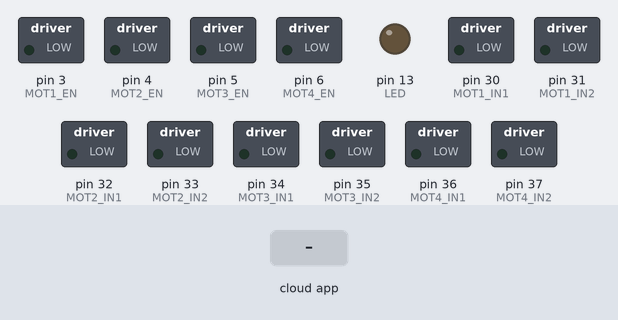
Simulated run of this sketch. Board: Arduino Mega 2560, built with avr-gcc and run on an emulated ATmega2560. Parts: switched loads named in the sketch (green lamp = pin HIGH), output pins drawn as LEDs (lit = HIGH). Inputs (shaded band) come from the test bench. The ROS host is connected and sends only what is stated.

Above: at 1.2 s.
1.3 s: the phone or cloud app sets wl to 0
At 1.7 s:
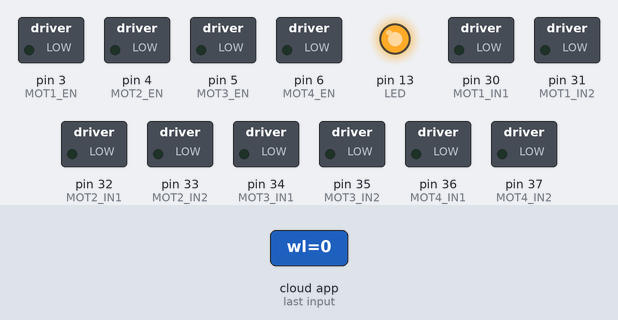
2.8 s: the phone or cloud app sets wr to 45
At 4.0 s:
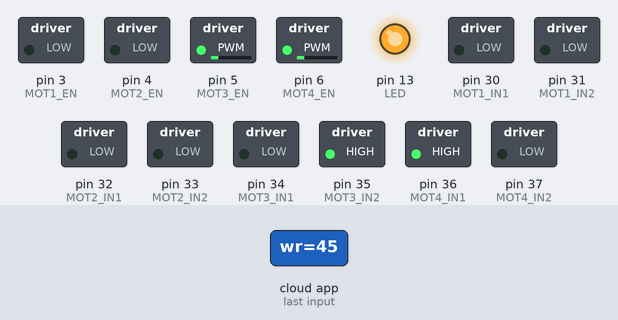
4.3 s: the phone or cloud app sets wl to 45
At 5.2 s:
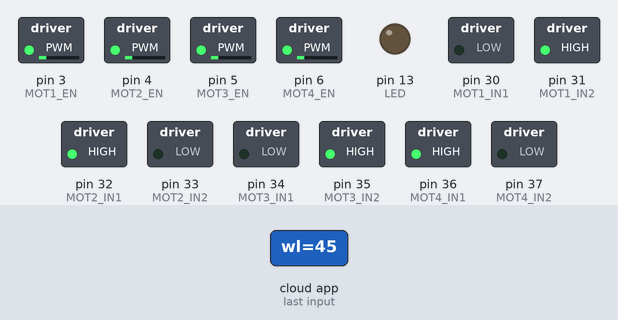
5.8 s: the phone or cloud app sets wr to 90
At 6.3 s:
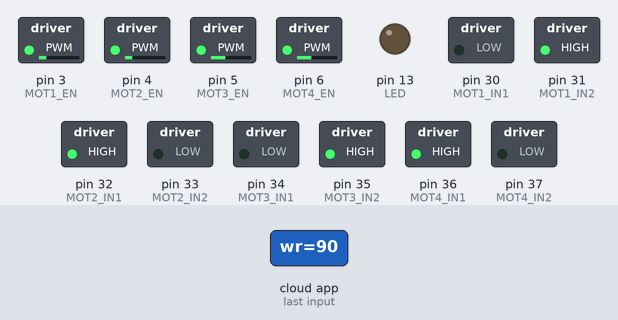
7.3 s: the phone or cloud app sets wl to 90
At 8.5 s:
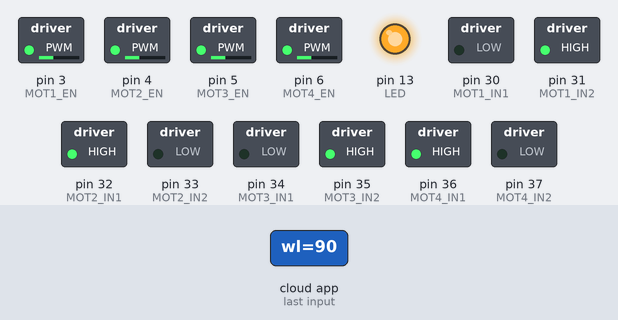
8.8 s: the phone or cloud app sets wr to 180
At 9.8 s:
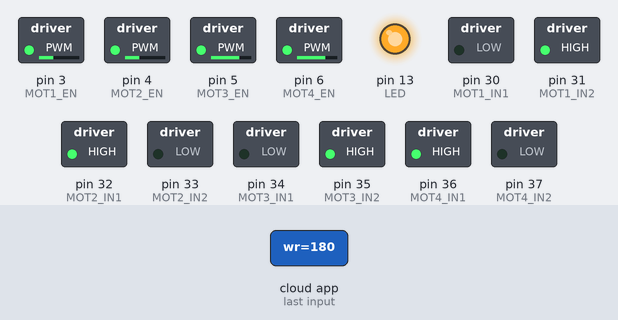
Timing chart, 0 to 11.3 s (numbered marks = the images above; inputs shaded):
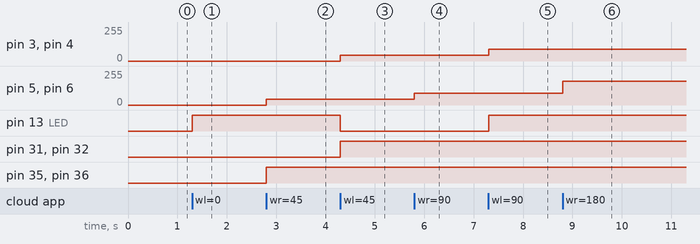

The sketch:

controlMotores.ino
```cpp
//#define USE_USBCON //Uncomment this line if you are using an arduino DUE

/*
 * Este programa recibe un número (entre -255 y 255) desde un tópico de ROS (arduino/motor_vel)
 * para controlar los motores del Rover, acorde al número recibido.
 */

/*
 *
 * Puente H 1 es izquierda
 *      Motor 1 es trasero
 *      Motor 2 es delantero
 * Puente H 2 es derecha
 *      Motor 1 es trasero
 *      Motor 2 es delantero
 *
 */


 #include "Arduino.h"
 #include <ros.h>
 #include <std_msgs/Int32.h>

/*******************************
 * Define the material
 ******************************/
//Arduino pin definitions
#define MOT1_IN1 30  // IN1 of the L298 should be connected to this arduino pin
#define MOT1_IN2 31  // IN2 of the L298 should be connected to this arduino pin
#define MOT1_EN 3   // enable of the L2https://www.google.com/search?client=ubuntu&channel=fs&q=roboclaw+2x7A&ie=utf-8&oe=utf-898
#define MOT2_IN1 32  // IN1 of the L298 should be connected to this arduino pin
#define MOT2_IN2 33  // IN2 of the L298 should be connected to this arduino pin
#define MOT2_EN 4   // enable of the L298
#define MOT3_IN1 34  // IN1 of the L298 should be connected to this arduino pin
#define MOT3_IN2 35  // IN2 of the L298 should be connected to this arduino pin
#define MOT3_EN 5   // enable of the L2https://www.google.com/search?client=ubuntu&channel=fs&q=roboclaw+2x7A&ie=utf-8&oe=utf-898
#define MOT4_IN1 36  // IN1 of the L298 should be connected to this arduino pin
#define MOT4_IN2 37 // IN2 of the L298 should be connected to this arduino pin
#define MOT4_EN 6   // enable of the L298
#define LED 13      // A led that blinks when receiving


/*
 * Global variables
 */
ros::NodeHandle nh;
volatile int motor_vel; //The motor velocity between -255->full speed backwards and 255-> Full speed forward
volatile int motor_vel2; //The motor velocity between -255->full speed backwards and 255-> Full speed forward

/*
 * Stop the motor
 */
void motor_stop() {
  //Stop if received an wrong direction
    digitalWrite(MOT1_IN1, 0);
    digitalWrite(MOT1_IN2, 0);
    analogWrite(MOT1_EN, 0);
    digitalWrite(MOT2_IN1, 0);
    digitalWrite(MOT2_IN2, 0);
    analogWrite(MOT2_EN, 0);
    digitalWrite(MOT3_IN1, 0);
    digitalWrite(MOT3_IN2, 0);
    analogWrite(MOT3_EN, 0);
    digitalWrite(MOT4_IN1, 0);
    digitalWrite(MOT4_IN2, 0);
    analogWrite(MOT4_EN, 0);
}

/* Moves the motor in positive sens
    vel: [0-255] the desired pwm value 255 means full speed
 */
void motor_forward(unsigned int vel) {
    digitalWrite(MOT1_IN1, 0);
    digitalWrite(MOT1_IN2, 1);
    analogWrite(MOT1_EN, vel);
    digitalWrite(MOT2_IN1, 1);
    digitalWrite(MOT2_IN2, 0);
    analogWrite(MOT2_EN, vel);
}

void motor_forward2(unsigned int vel2) {
    digitalWrite(MOT3_IN1, 0);
    digitalWrite(MOT3_IN2, 1);
    analogWrite(MOT3_EN, vel2);
    digitalWrite(MOT4_IN1, 1);
    digitalWrite(MOT4_IN2, 0);
    analogWrite(MOT4_EN, vel2);
}

/* Moves the motor backwards
    vel: [0-255] the desired pwm value 255 means full speed
 */
void motor_backwards(unsigned int vel) {
    digitalWrite(MOT1_IN1, 1);
    digitalWrite(MOT1_IN2, 0);
    analogWrite(MOT1_EN, vel);
    digitalWrite(MOT2_IN1, 0);
    digitalWrite(MOT2_IN2, 1);
    analogWrite(MOT2_EN, vel);
}

void motor_backwards2(unsigned int vel2) {
    digitalWrite(MOT3_IN1, 1);
    digitalWrite(MOT3_IN2, 0);
    analogWrite(MOT3_EN, vel2);
    digitalWrite(MOT4_IN1, 0);
    digitalWrite(MOT4_IN2, 1);
    analogWrite(MOT4_EN, vel2);
}


//Motor callback
void motor_vel_cb(const std_msgs::Int32 & msg) {
  digitalWrite(LED, HIGH - digitalRead(LED)); //toggles a led to indicate this topic is active
  motor_vel = msg.data;
  if (motor_vel > 0 && motor_vel <= 255) {
    motor_forward((unsigned int) motor_vel);
  } else if (motor_vel < 0 && motor_vel >= -255) {
    motor_backwards((unsigned int) -1*motor_vel);
  } else {
    //Stop if received a wrong value or 0
    motor_stop();
  }
}

void motor_vel_cb2(const std_msgs::Int32 & msg) {
  //digitalWrite(LED, HIGH - digitalRead(LED)); //toggles a led to indicate this topic is active
  motor_vel2 = msg.data;
  if (motor_vel2 > 0 && motor_vel2 <= 255) {
    motor_forward2((unsigned int) motor_vel2);
  } else if (motor_vel2 < 0 && motor_vel2 >= -255) {
    motor_backwards2((unsigned int) -1*motor_vel2);
  } else {
    //Stop if received a wrong value or 0
    motor_stop();
  }
}


//Creates the ROS subscribers
ros::Subscriber<std_msgs::Int32> motor_vel_sub("arduino/wl", motor_vel_cb);
ros::Subscriber<std_msgs::Int32> motor_vel_sub2("arduino/wr", motor_vel_cb2);
/*
 * Arduino SETUP
 */
void setup() {
Serial.begin(57600);

  //init ROS communication
  nh.initNode();
  //Subscribed ROS topics
  nh.subscribe(motor_vel_sub);
  nh.subscribe(motor_vel_sub2);
  // Arduino pins definition
  pinMode(LED, OUTPUT);
  pinMode(MOT1_IN1, OUTPUT);
  pinMode(MOT1_IN2, OUTPUT);
  pinMode(MOT1_EN, OUTPUT);
  pinMode(MOT2_IN1, OUTPUT);
  pinMode(MOT2_IN2, OUTPUT);
  pinMode(MOT2_EN, OUTPUT);
  pinMode(MOT3_IN1, OUTPUT);
  pinMode(MOT3_IN2, OUTPUT);
  pinMode(MOT3_EN, OUTPUT);
  pinMode(MOT4_IN1, OUTPUT);
  pinMode(MOT4_IN2, OUTPUT);
  pinMode(MOT4_EN, OUTPUT);
}

/*
 * Arduino MAIN LOOP
 */
void loop() {
  nh.spinOnce();
  delay(1);
}
```

Measured:
- after the input at 1.3 s, pin 13 (LED): LOW → HIGH at once
- after the input at 2.8 s, pin 5 (MOT3_EN), pin 6 (MOT4_EN): 0/255 → 45/255 at once; pin 35 (MOT3_IN2), pin 36 (MOT4_IN1): LOW → HIGH at once
- after the input at 4.3 s, pin 3 (MOT1_EN), pin 4 (MOT2_EN): 0/255 → 45/255 at once; pin 13 (LED): HIGH → LOW at once; pin 31 (MOT1_IN2), pin 32 (MOT2_IN1): LOW → HIGH at once
- after the input at 5.8 s, pin 5 (MOT3_EN), pin 6 (MOT4_EN): 45/255 → 90/255 at once
- after the input at 7.3 s, pin 3 (MOT1_EN), pin 4 (MOT2_EN): 45/255 → 90/255 at once; pin 13 (LED): LOW → HIGH at once
- after the input at 8.8 s, pin 5 (MOT3_EN), pin 6 (MOT4_EN): 90/255 → 180/255 at once
